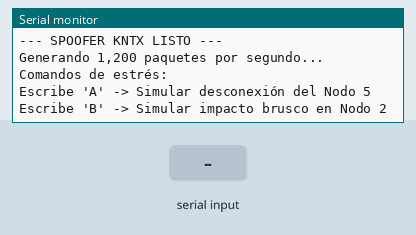
Recording of a sketch running on a simulated ESP32-S3. Shown: the last lines printed to the serial monitor. Inputs (shaded band) come from the test bench.

Above: at 1.2 s.
1.3 s: "A" received over Serial
At 2.7 s:
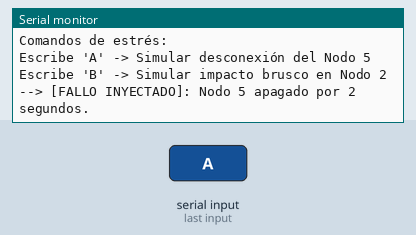
4.3 s: "B" received over Serial
At 5.3 s:
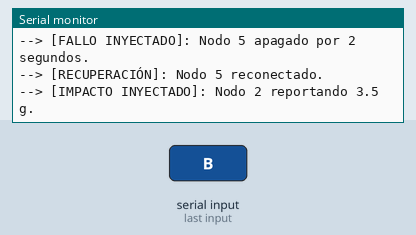

Measured:
- after the input at 1.3 s, the serial monitor: prints a new line at once (image 1)
- after the input at 4.3 s, the serial monitor: prints a new line at once (image 2)

The sketch:

codigoSimuladorPaquetes.ino
```cpp
#include <esp_now.h>
#include <WiFi.h>

// LA MAC EXACTA DE TU ESP32-S3 GATEWAY
uint8_t gatewayAddress[] = {0xE0, 0x72, 0xA1, 0xF4, 0xEB, 0xD8};

typedef struct struct_message {
    uint8_t node_id;
    uint32_t timestamp;
    float quat[4];
    float accel[3];
} struct_message;

struct_message fakeData;
esp_now_peer_info_t peerInfo;

// Variables de inyección de fallos controladas por el Monitor Serie
bool simulate_node_loss = false;
bool simulate_impact = false;
uint32_t loss_start_time = 0;

void setup() {
    Serial.begin(115200);
    WiFi.mode(WIFI_STA);

    if (esp_now_init() != ESP_OK) {
        Serial.println("Error inicializando ESP-NOW");
        return;
    }

    memcpy(peerInfo.peer_addr, gatewayAddress, 6);
    peerInfo.channel = 0;
    peerInfo.encrypt = false;

    if (esp_now_add_peer(&peerInfo) != ESP_OK){
        Serial.println("Error vinculando con el Gateway ESP32-S3");
        return;
    }
    Serial.println("\n--- SPOOFER KNTX LISTO ---");
    Serial.println("Generando 1,200 paquetes por segundo...");
    Serial.println("Comandos de estrés:");
    Serial.println("Escribe 'A' -> Simular desconexión del Nodo 5");
    Serial.println("Escribe 'B' -> Simular impacto brusco en Nodo 2");
}

void loop() {
    // 1. Leer comandos de inyección de errores desde tu teclado
    if (Serial.available() > 0) {
        char cmd = Serial.read();
        if (cmd == 'A' || cmd == 'a') {
            simulate_node_loss = true;
            loss_start_time = millis();
            Serial.println("--> [FALLO INYECTADO]: Nodo 5 apagado por 2 segundos.");
        }
        if (cmd == 'B' || cmd == 'b') {
            simulate_impact = true;
            Serial.println("--> [IMPACTO INYECTADO]: Nodo 2 reportando 3.5 g.");
        }
    }

    // 2. Lógica para reconectar el Nodo 5 después de la falla
    if (simulate_node_loss && (millis() - loss_start_time > 2000)) {
        simulate_node_loss = false;
        Serial.println("--> [RECUPERACIÓN]: Nodo 5 reconectado.");
    }

    // 3. Generar el tráfico masivo de red (12 nodos * 100 Hz = 1,200 pkt/seg)
    uint32_t loop_start = millis();

    for (uint8_t i = 1; i <= 12; i++) {
        // Omitir el envío si el nodo 5 está en estado de falla
        if (simulate_node_loss && i == 5) continue;

        fakeData.node_id = i;
        fakeData.timestamp = millis();
        fakeData.quat[0] = 1.0; fakeData.quat[1] = 0.0; fakeData.quat[2] = 0.0; fakeData.quat[3] = 0.0;

        // Simular impacto en Nodo 2
        if (simulate_impact && i == 2) {
            fakeData.accel[0] = 3.5; // Pico superior a 2g
            simulate_impact = false; // Se resetea después de dispararlo
        } else {
            fakeData.accel[0] = 1.0; // Gravedad normal de reposo
        }
        fakeData.accel[1] = 0.0; fakeData.accel[2] = 0.0;

        // Enviar paquete vía ESP-NOW
        esp_now_send(gatewayAddress, (uint8_t *) &fakeData, sizeof(fakeData));
    }

    // 4. Mantener la frecuencia estricta del hardware a 100 Hz (10 milisegundos)
    uint32_t process_time = millis() - loop_start;
    if (process_time < 10) {
        delay(10 - process_time);
    }
}
```
